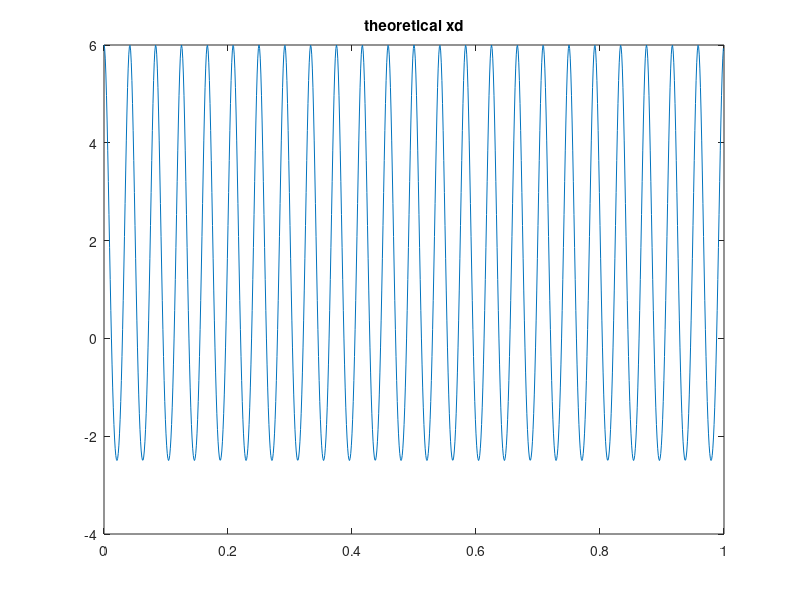
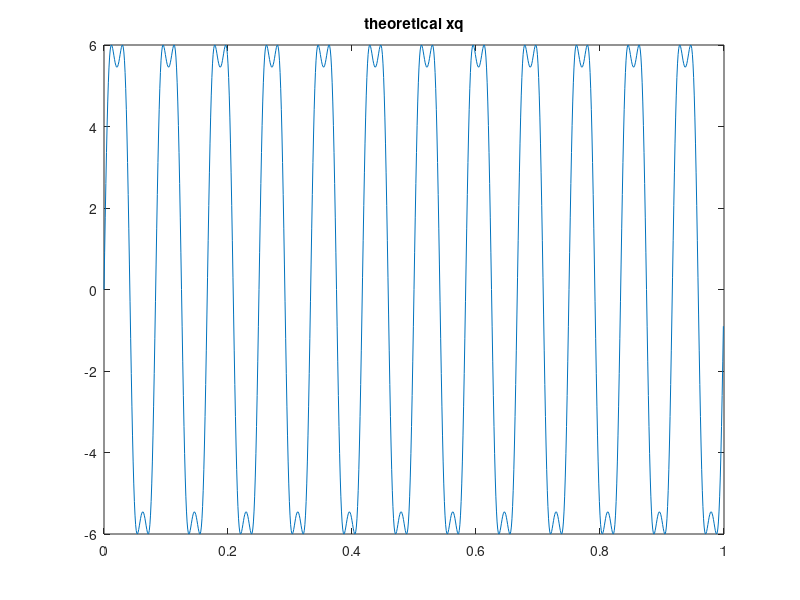

Source code (MATLAB) for these figures, in order: (Note: this script raises an error after producing the figures.)
close all

N=1000;
fs=1000;
t=0:1/fs:(N-1)/fs;
ts=1/fs;
x=6*cos(240*pi*t+2*sin(24*pi*t));
df=0.01;
xd=6*cos(2*sin(24*pi*t));
xq=6*sin(2*sin(24*pi*t));

figure 
plot(t,xd)
title('theoretical xd')

figure
plot(t,xq)
title('theoretical xq')

[X,x0,df1]=fftseq(x,ts,df);
X1=X/N;
P=[X1];
f=[0:df1:df1*length(x0)-1*df1]-fs/2;

figure
plot(f,fftshift(abs(P)))
title('amplitude of X(f)')

figure
plot(f,fftshift(angle(P)))
title('phase of X(f)')

SB=(x+j*hilbert(x)).*exp(-j*240*pi*t);
xd1=real(SB);
xs1=imag(SB);
[XB,xb,df1]=fftseq(SB,ts,df);
f1=[0:df1:df1*length(x0)-1*df1]-fs/2+100;

figure
plot(f1,fftshift(abs(XB))/N)
title('equivalent low-pass signal')

figure
plot(t,xd1)
title('practical xd')

figure
plot(t,xs1)
title('practical xq')
